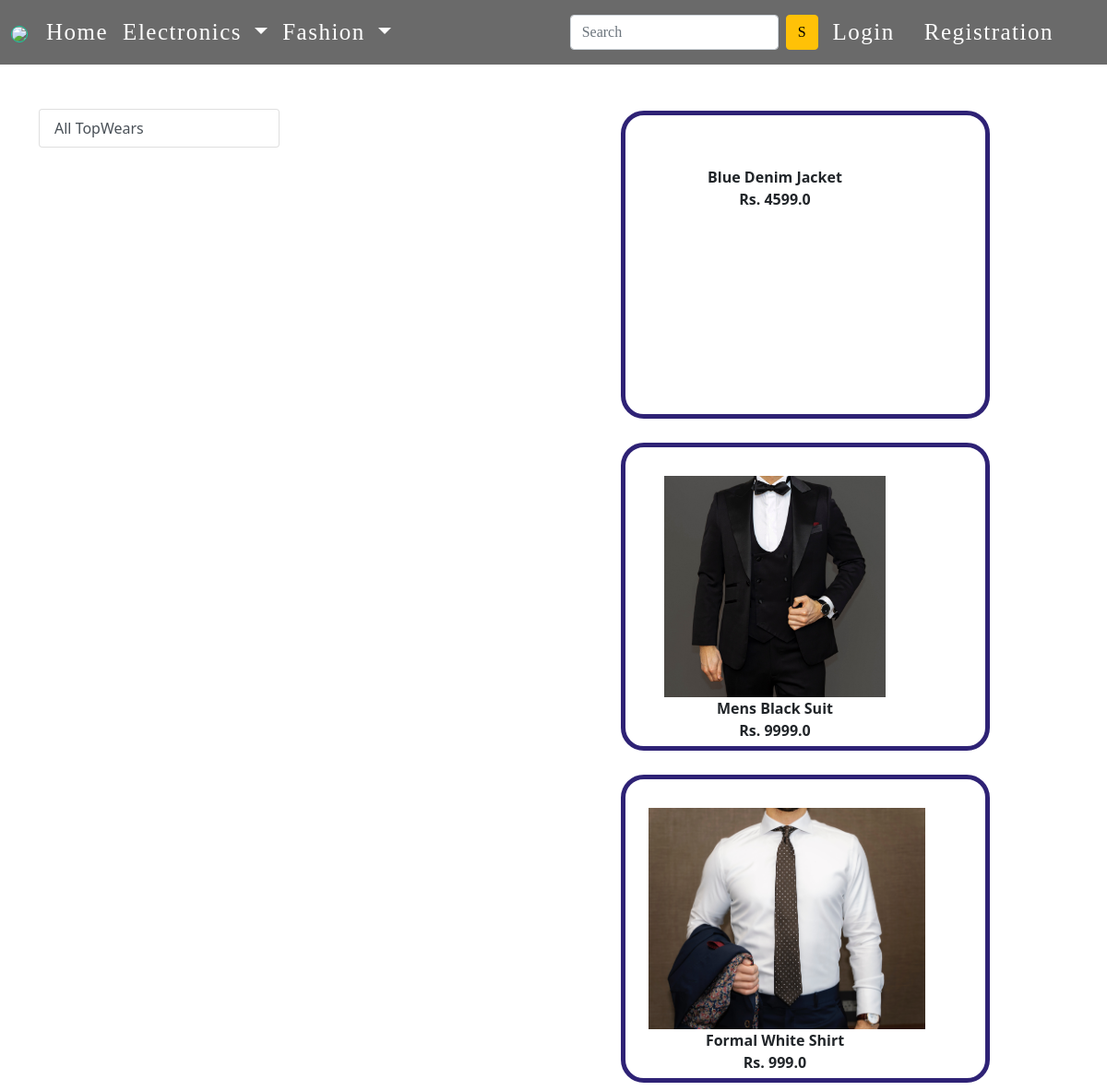
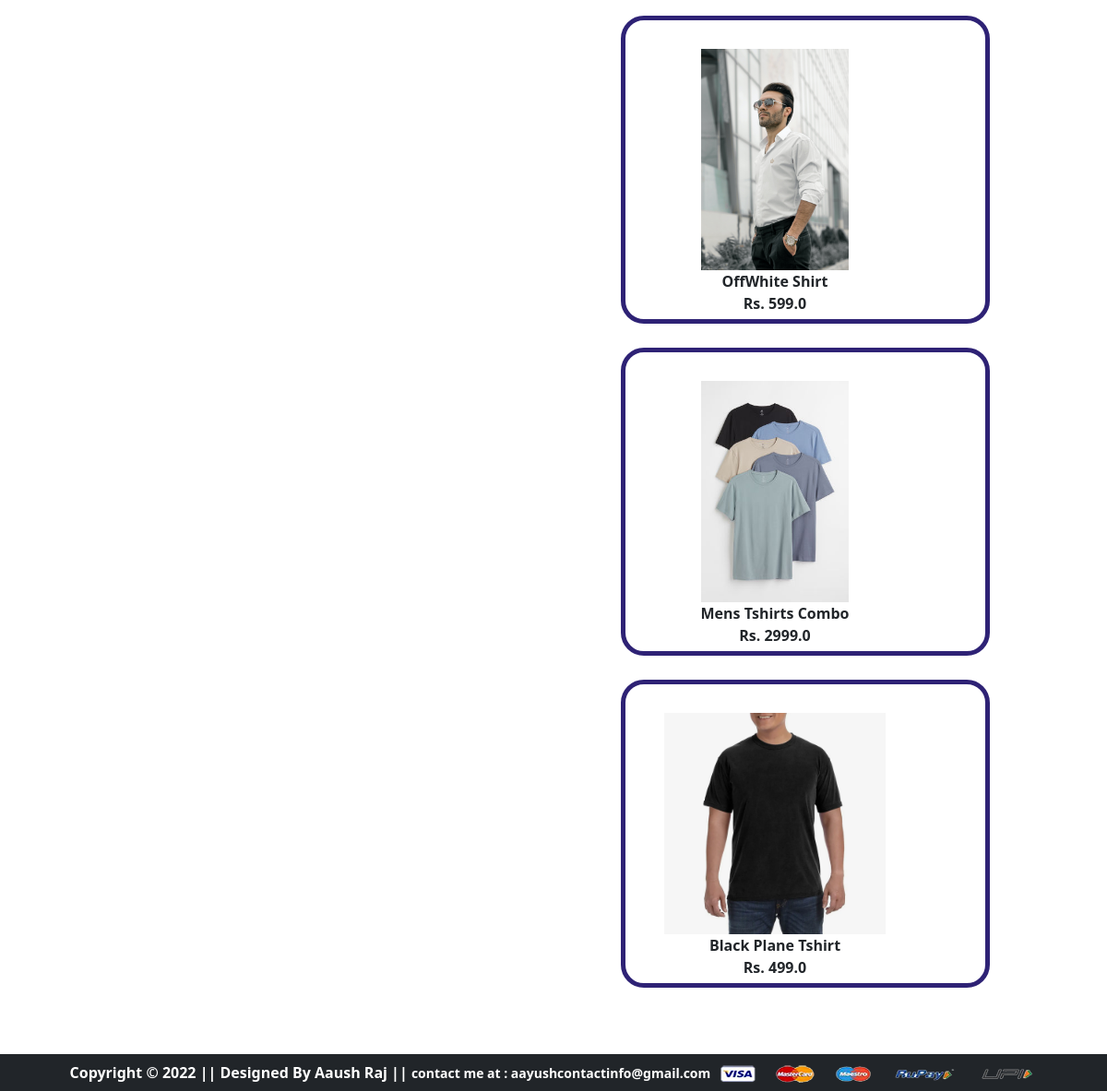
Screenshot of /topwear/ with the database file from the repository (2 pictures, top to bottom).
### app/models.py (models this page shows, shortened)
class Product(models.Model):
    title = models.CharField(max_length=100)
    selling_price =  models.FloatField()
    discounted_price =  models.FloatField()
    description =  models.TextField()
    brand =  models.CharField(max_length=100)
    category = models.CharField(choices = CATEGORY_CHOICES,max_length=2)
    product_image = models.ImageField(upload_to='productimg')

### app/views.py (the view)
# urls.py: path('topwear/', views.topwear, name='topwear'),
def topwear(request,data = None):
    topwear = Product.objects.all().filter(category='TW')
    return render(request, 'app/topwear.html',{'topwear':topwear})

### app/templates/app/topwear.html
{% extends 'app/base.html' %} {% load static %} {% block title %}TopWear{% endblock title %} {% block main-content %}
<div class="container my-5">
    <div class="row">
        <div class="col-sm-3">
            <div class="list-group">
                <a href="{% url 'topwear' %}" class="list-group-item list-group-item-action" aria-current="true">All TopWears</a>
            </div>
        </div>
        <div class="col-sm-8 ">
            <div class="row">
                {% for product in topwear%}
                <div class="col-sm-4 text center mb-4 " style="width: 400px; height:300; margin: 2px; padding-left:auto ; margin-left: auto; border: 5px solid rgba(33, 20, 108, 0.938); align:center; border-radius: 25px; "> <br>
                    <a href="{% url 'product-detail' product.id %}" class="btn" style="width: 300px; height: 300px;">
                        <div class='item'>
                            <img src="{{product.product_image.url}}" alt="" height="240" weidth="150" class="">
                            <div class="fw-bold">{{ product.title }} </div>
                            <div class="fw-bold">Rs. {{ product.discounted_price }} <small class=" fw-light text-decoration-line-through"></small> </div>
                        </div>
                    </a>
                </div>
                {% endfor %}
            </div>
        </div>
    </div>
</div>
{% endblock main-content %}

### rows the page displays
Product: title "Blue Denim Jacket", discounted_price "4599.0"
Product: product_image (picture), title "Mens Black Suit", discounted_price "9999.0"
Product: product_image (picture), title "Formal White Shirt", discounted_price "999.0"
Product: product_image (picture), title "OffWhite Shirt", discounted_price "599.0"
Product: product_image (picture), title "Mens Tshirts Combo", discounted_price "2999.0"
Product: product_image (picture), title "Black Plane Tshirt", discounted_price "499.0"
